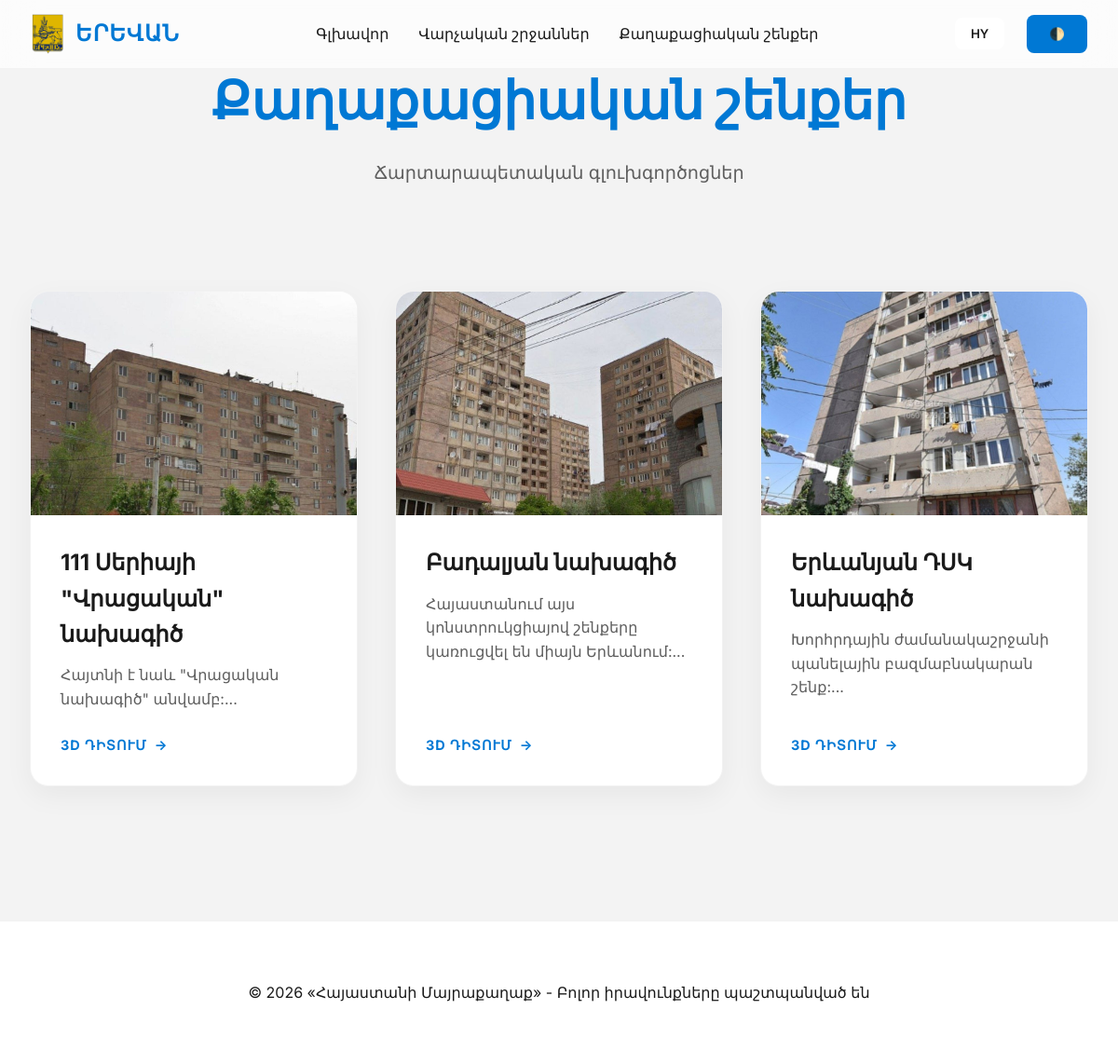
Screenshot of /buildings with the database file from the repository.
### tables this page shows
CREATE TABLE buildings (
                id INTEGER PRIMARY KEY AUTOINCREMENT,
                name_hy TEXT NOT NULL,
                name_ru TEXT NOT NULL,
                name_en TEXT NOT NULL,
                image_url TEXT,
                desc_hy TEXT,
                desc_ru TEXT,
                desc_en TEXT,
                model_id TEXT
            );

### app.py (the view)
@app.route('/buildings')
def buildings():
    db = get_db()
    buildings_list = db.execute('SELECT * FROM buildings').fetchall()
    return render_template('buildings.html', buildings=buildings_list)

### app.py (called while the page is built)
def get_db():
    db = getattr(g, '_database', None)
    if db is None:
        db = g._database = sqlite3.connect(DATABASE)
        db.row_factory = sqlite3.Row
    return db

@app.teardown_appcontext
def close_connection(exception):
    db = getattr(g, '_database', None)
    if db is not None:
        db.close()

@app.before_request
def before_request():
    if 'lang' not in session:
        session['lang'] = 'hy'

@app.context_processor
def inject_lang():
    def t(key):
        lang = session.get('lang', 'hy')
        return TRANSLATIONS.get(lang, TRANSLATIONS['hy']).get(key, key)
    def get_val(obj, field_prefix):
        lang = session.get('lang', 'hy')
        field_name = f"{field_prefix}_{lang}"
        try:
            return obj[field_name]
        except:
            return obj[f"{field_prefix}_hy"]
    return dict(t=t, get_val=get_val, current_lang=session.get('lang', 'hy'))

### templates/buildings.html (shortened to what this page needs)
{% extends 'base.html' %}
{% block content %}
<header class="section-header" style="margin-bottom: 4rem; text-align: center; padding-top: 2rem;">
    <h1 style="font-size: 3.5rem; font-weight: 800; margin-bottom: 1rem; color: var(--accent-color);">{{ t('famous_buildings') }}</h1>
    <p style="color: var(--text-secondary); font-size: 1.2rem; max-width: 700px; margin: 0 auto;">{{ t('famous_buildings_sub') }}</p>
</header>
<div class="grid">
    {% for building in buildings %}
    <div class="card fade-in" style="animation-delay: {{ loop.index0 * 0.1 }}s;" onclick="location.href='{{ url_for('building_detail', id=building.id) }}'">
        <div class="card-img-wrapper">
            <img src="{{ url_for('static', filename=building.image_url) }}" alt="{{ get_val(building, 'name') }}" class="card-img">
        </div>
        <div class="card-content">
            <h3 class="card-title">{{ get_val(building, 'name') }}</h3>
            <p style="color: var(--text-secondary); font-size: 1rem; flex-grow: 1; margin-bottom: 1.5rem;">
                {{ get_val(building, 'desc')[:120] }}...
            </p>
            <div style="display: flex; align-items: center; color: var(--accent-color); font-weight: 700; font-size: 0.9rem; text-transform: uppercase; letter-spacing: 1px;">
                {{ t('view_3d') }} <span style="margin-left: 8px;">&rarr;</span>
            </div>
        </div>
    </div>
    {% endfor %}
</div>
{% endblock %}

### static/css/style.css (style rules this page uses)
:root { --bg-color: #f3f3f3; --surface-glass: rgba(255, 255, 255, 0.7); --surface-solid: #ffffff; --text-primary: #1a1a1a; --text-secondary: #5e5e5e; --accent-color: #0078d4; --accent-glow: rgba(0, 120, 212, 0.3); --border-radius: 12px; --card-shadow: 0 4px 16px rgba(0, 0, 0, 0.08); --card-shadow-hover: 0 8px 32px rgba(0, 0, 0, 0.12); --transition-speed: 0.3s; }
* { margin: 0; padding: 0; box-sizing: border-box; font-family: 'Inter', -apple-system, BlinkMacSystemFont, "Segoe UI", Roboto, sans-serif; }
body { background-color: var(--bg-color); color: var(--text-primary); line-height: 1.6; overflow-x: hidden; transition: background-color var(--transition-speed); }
.grid { display: grid; grid-template-columns: repeat(auto-fit, minmax(320px, 1fr)); gap: 2.5rem; padding: 3rem 0; }
.card { background: var(--surface-solid); border-radius: 20px; padding: 0; overflow: hidden; box-shadow: 0 10px 30px rgba(0, 0, 0, 0.05); transition: all 0.4s cubic-bezier(0.165, 0.84, 0.44, 1); cursor: pointer; position: relative; border: 1px solid rgba(0,0,0,0.05); display: flex; flex-direction: column; }
.card-img-wrapper { width: 100%; height: 240px; overflow: hidden; position: relative; }
.card-img { width: 100%; height: 100%; object-fit: cover; transition: transform 0.8s ease; }
.card-content { padding: 2rem; flex-grow: 1; display: flex; flex-direction: column; }
.card-title { font-size: 1.5rem; font-weight: 700; margin-bottom: 0.75rem; color: var(--text-primary); }
.fade-in { animation: fadeIn 0.8s ease forwards; }

### rows the page displays
buildings: image_url (picture), name_hy "111 Սերիայի \"Վրացական\" նախագիծ", desc_hy "Հայտնի է նաև \"Վրացական նախագիծ\" անվամբ:", t "3D ԴԻՏՈՒՄ"
buildings: image_url (picture), name_hy "Բադալյան նախագիծ", desc_hy "Հայաստանում այս կոնստրուկցիայով շենքերը կառուցվել են միայն Երևանում:", t "3D ԴԻՏՈՒՄ"
buildings: image_url (picture), name_hy "Երևանյան ԴՍԿ նախագիծ", desc_hy "Խորհրդային ժամանակաշրջանի պանելային բազմաբնակարան շենք:", t "3D ԴԻՏՈՒՄ"

### other values shown
{{ t('home') }} "Գլխավոր"
{{ t('districts') }} "Վարչական շրջաններ"
{{ t('buildings') }} "Քաղաքացիական շենքեր"
{{ current_lang|upper }} "HY"
{{ t('famous_buildings') }} "Քաղաքացիական շենքեր"
{{ t('famous_buildings_sub') }} "Ճարտարապետական գլուխգործոցներ"
{{ t('footer_rights') }} "Բոլոր իրավունքները պաշտպանված են"
